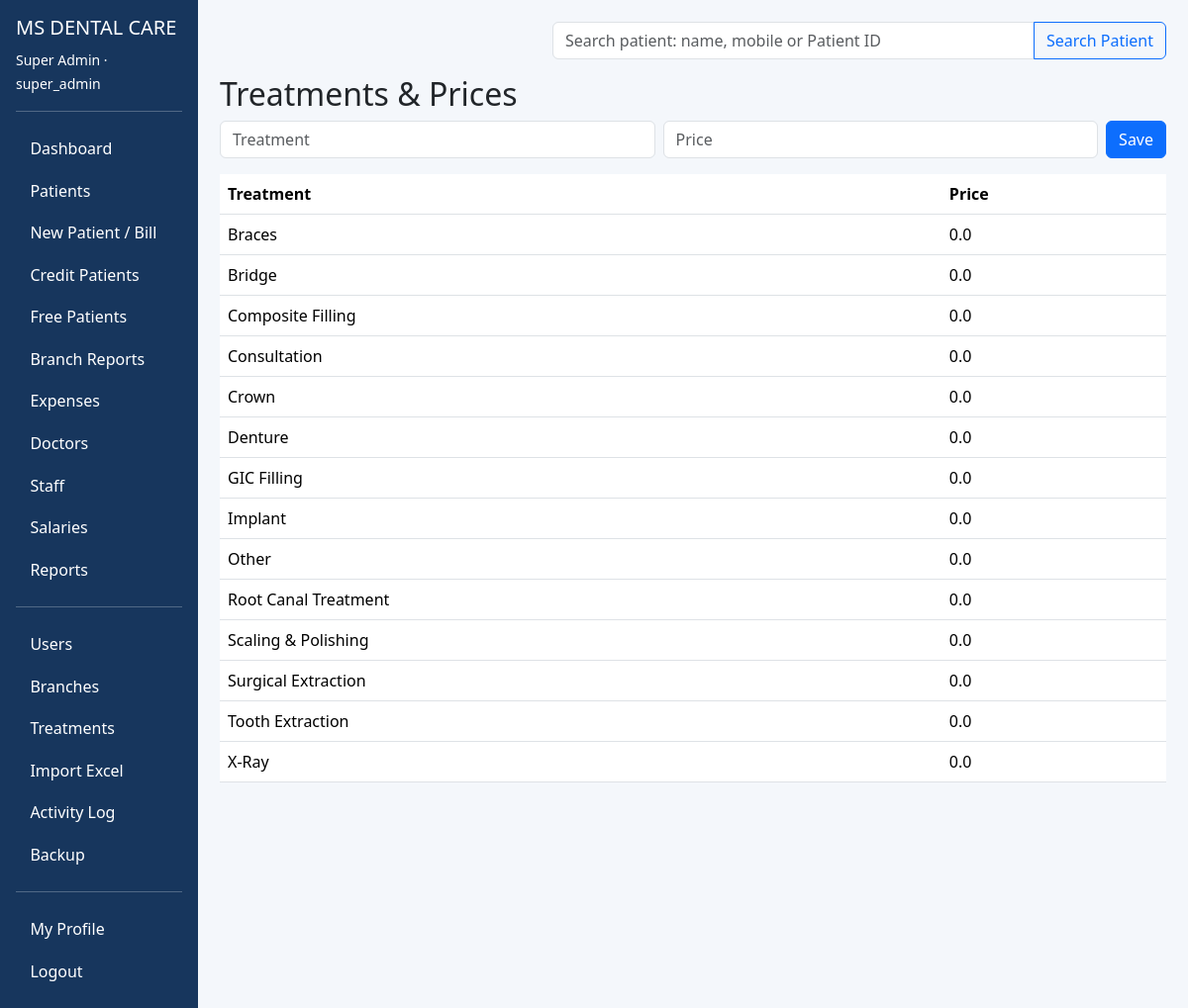
Page /treatments (signed in) on the committed database.
### app.py (models this page shows)
class User(db.Model):
    id=db.Column(db.Integer,primary_key=True)
    name=db.Column(db.String(120),nullable=False)
    email=db.Column(db.String(180),unique=True,nullable=False)
    password_hash=db.Column(db.String(255),nullable=False)
    role=db.Column(db.String(30),nullable=False)
    branch_id=db.Column(db.Integer,db.ForeignKey("branch.id"),nullable=True)
    active=db.Column(db.Boolean,default=True)
    branch=db.relationship("Branch")

class Treatment(db.Model):
    id=db.Column(db.Integer,primary_key=True)
    name=db.Column(db.String(160),unique=True,nullable=False)
    price=db.Column(db.Float,default=0)
    active=db.Column(db.Boolean,default=True)

### app.py (the view)
@app.route("/treatments",methods=["GET","POST"])
@super_required
def treatments():
    if request.method=="POST":
        name=request.form["name"].strip(); price=float(request.form.get("price") or 0); t=Treatment.query.filter_by(name=name).first()
        if t: t.price=price
        else: db.session.add(Treatment(name=name,price=price))
        db.session.commit()
    return render_template("treatments.html",rows=Treatment.query.order_by(Treatment.name).all())

### app.py (called while the page is built)
def current_user():
    uid=session.get("user_id")
    return db.session.get(User,uid) if uid else None

def roles_required(*roles):
    def deco(fn):
        @wraps(fn)
        def w(*a,**k):
            u=current_user()
            if not u or u.role not in roles:
                flash("Permission denied.","danger"); return redirect(url_for("dashboard"))
            return fn(*a,**k)
        return w
    return deco

@app.context_processor
def inject(): return dict(current_user=current_user())

### MS_Dental_Care_Ready2/MS_Dental_Care/templates/treatments.html
{% extends "base.html" %}{% block content %}<h2>Treatments & Prices</h2><form method="post" class="row g-2 mb-3"><div class="col"><input name="name" placeholder="Treatment" class="form-control"></div><div class="col"><input name="price" type="number" placeholder="Price" class="form-control"></div><div class="col-auto"><button class="btn btn-primary">Save</button></div></form><table class="table"><tr><th>Treatment</th><th>Price</th></tr>{% for t in rows %}<tr><td>{{t.name}}</td><td>{{t.price}}</td></tr>{% endfor %}</table>{% endblock %}

### MS_Dental_Care_Ready2/MS_Dental_Care/templates/base.html (shortened to what this page needs)
<!doctype html><html><head><meta charset="utf-8"><meta name="viewport" content="width=device-width,initial-scale=1">
<title>MS Dental Care</title><link href="https://cdn.jsdelivr.net/npm/bootstrap@5.3.3/dist/css/bootstrap.min.css" rel="stylesheet"><script src="https://cdn.jsdelivr.net/npm/chart.js"></script>
</head><body><div class="container-fluid"><div class="row">
{% if current_user %}<aside class="col-lg-2 sidebar p-3"><h5>MS DENTAL CARE</h5><small>{{current_user.name}} · {{current_user.role}}</small><hr>
<a href="{{url_for('dashboard')}}">Dashboard</a><a href="{{url_for('patients')}}">Patients</a>
{% if current_user.role!='viewer' %}<a href="{{url_for('patient_new')}}">New Patient / Bill</a>{% endif %}
<a href="{{url_for('credit')}}">Credit Patients</a><a href="{{url_for('free_patients')}}">Free Patients</a><a href="{{url_for('branch_reports')}}">Branch Reports</a>
<a href="{{url_for('expenses')}}">Expenses</a><a href="{{url_for('doctors')}}">Doctors</a><a href="{{url_for('staff')}}">Staff</a><a href="{{url_for('salaries')}}">Salaries</a><a href="{{url_for('reports')}}">Reports</a>
{% if current_user.role=='super_admin' %}<hr><a href="{{url_for('users')}}">Users</a><a href="{{url_for('branches')}}">Branches</a><a href="{{url_for('treatments')}}">Treatments</a><a href="{{url_for('patients')}}">Import Excel</a><a href="{{url_for('activity')}}">Activity Log</a><a href="{{url_for('backup')}}">Backup</a>{% endif %}
<hr><a href="{{url_for('profile')}}">My Profile</a><a href="{{url_for('logout')}}">Logout</a></aside><main class="col-lg-10 content">
<div class="d-flex justify-content-end mb-3"><form action="{{url_for('patients')}}" method="get" class="input-group top-search"><input name="q" class="form-control" placeholder="Search patient: name, mobile or Patient ID"><button class="btn btn-outline-primary">Search Patient</button></form></div>
{% else %}<main class="col-12 content">{% endif %}
{% block content %}{% endblock %}</main></div></div></body></html>

### MS_Dental_Care_Ready2/MS_Dental_Care/templates/base.html (style rules this page uses)
body { background:#f4f7fb }
.sidebar { min-height:100vh;background:#17365d;color:white }
.sidebar a { display:block;color:white;text-decoration:none;padding:.58rem .9rem;border-radius:.4rem }
.content { padding:22px }
.top-search { max-width:620px }

### rows in the picture
User: name "Super Admin", role "super_admin"
Treatment: name "Braces", price "0.0"
Treatment: name "Bridge", price "0.0"
Treatment: name "Composite Filling", price "0.0"
Treatment: name "Consultation", price "0.0"
Treatment: name "Crown", price "0.0"
Treatment: name "Denture", price "0.0"
Treatment: name "GIC Filling", price "0.0"
Treatment: name "Implant", price "0.0"
Treatment: name "Other", price "0.0"
Treatment: name "Root Canal Treatment", price "0.0"
Treatment: name "Scaling & Polishing", price "0.0"
Treatment: name "Surgical Extraction", price "0.0"
Treatment: name "Tooth Extraction", price "0.0"
Treatment: name "X-Ray", price "0.0"
